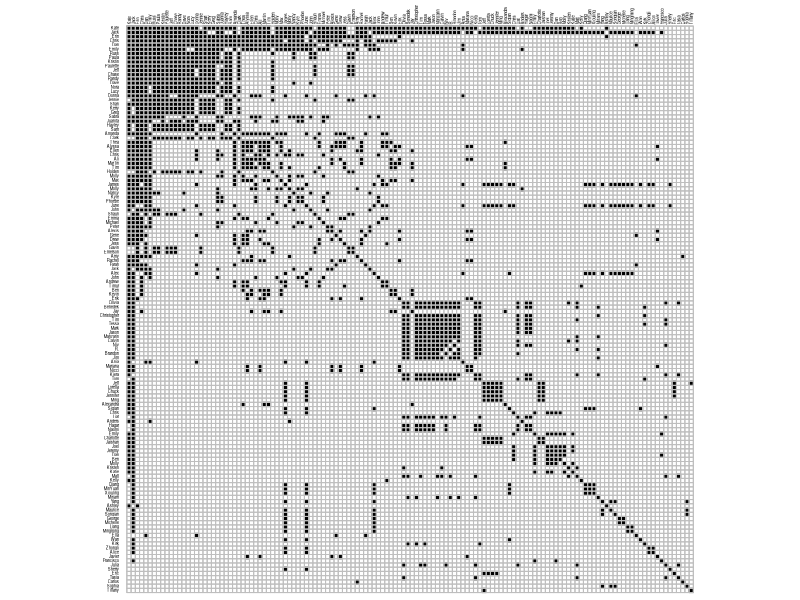
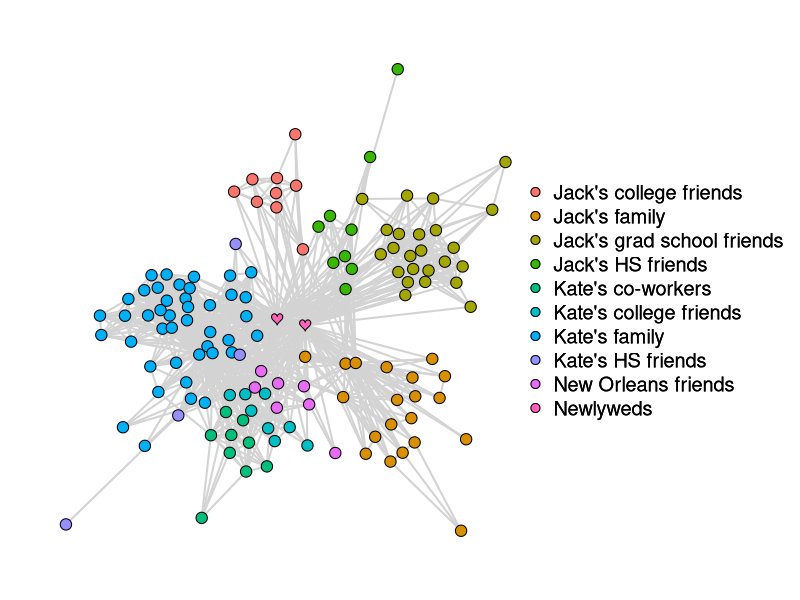

The R source for these figures, in order:
## ---- chunk 1
# packages needed
if (!require("tidyverse")) {install.packages("tidyverse")}; require("tidyverse")
if (!require("corrplot")) {install.packages("corrplot")}; require("corrplot")
if (!require("qgraph")) {install.packages("qgraph")}; require("qgraph")

# load data
read_csv(file = "subjective.network.csv") -> admat_lower # adjacency matrix, lower half only
read_csv(file = "groups.csv") -> groups                  # organize guests into groups

# labels for groups and shapes
groups %>%
  mutate(group_label = case_when(group == 1 ~ "Kate's family", 
                                 group == 2 ~ "Kate's co-workers", 
                                 group == 3 ~ "Kate's college friends", 
                                 group == 4 ~ "Kate's HS friends", 
                                 group == 5 ~ "New Orleans friends", 
                                 group == 6 ~ "Jack's HS friends", 
                                 group == 7 ~ "Jack's college friends", 
                                 group == 8 ~ "Jack's grad school friends", 
                                 group == 9 ~ "Jack's family", 
                                 group == 10 ~ "Newlyweds"), 
         shape = ifelse(test = name == "Jack Cao" | 
                          name == "Kate Leist", 
                        yes = "heart", 
                        no = "circle")) -> groups
# convert admat_lower to matrix
admat_lower %>%
  select(2:ncol(admat_lower)) %>%
  as.matrix() -> admat_lower

# create full adjacency matrix
  # 134 x 134 identity matrix
admat_full <- diag(nrow(admat_lower))

  # add column and row labels, first names only
word(string = colnames(admat_lower), start = 1, sep = " ") -> colnames(admat_full) -> rownames(admat_full)

  # make lower half admat_full the same as lower half of admat_lower
admat_full[lower.tri(admat_full)] <- admat_lower[lower.tri(admat_lower)]

  # reflect lower half to upper half
admat_full + t(admat_full) -> admat_full

  # make diag equal to 1
diag(admat_full) <- 1

  # check if symmetric
isSymmetric(admat_full)
## ---- chunk 2

corrplot::corrplot(corr = admat_full, 
                   method = "square", 
                   type = "full",
                   diag = TRUE,
                   order = "FPC",
                   tl.cex = 0.25,
                   tl.col = "black",
                   cl.pos = "n",
                   col = colorRampPalette(c("green","white","black"))(200))
  
## ---- chunk 3

qgraph(input = admat_full,                               ## Adjacency matrix
       layout = "spring",
       groups = as.factor(groups$group_label),    
       palette = "ggplot2",
       labels = FALSE,
       vsize = 1.5,                                      ## Node size
       shape = as.character(groups$shape),               ## Node shape
       border.color = "black",                           ## Border color of nodes
       unCol = "lightgrey",                              ## Edge color
       legend = TRUE)
